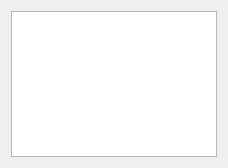
<?xml version="1.0" encoding="UTF-8"?>
<ui version="4.0">
 <class>MySpeed_Class</class>
 <widget class="QDialog" name="MySpeed_Class">
  <property name="geometry">
   <rect>
    <x>0</x>
    <y>0</y>
    <width>228</width>
    <height>168</height>
   </rect>
  </property>
  <property name="windowMySpeed" stdset="0">
   <string>Dialog</string>
  </property>
  <layout class="QVBoxLayout" name="verticalLayout">
   <item>
    <widget class="QListWidget" name="imageList"/>
   </item>
  </layout>
 </widget>
 <resources/>
 <connections/>
</ui>
